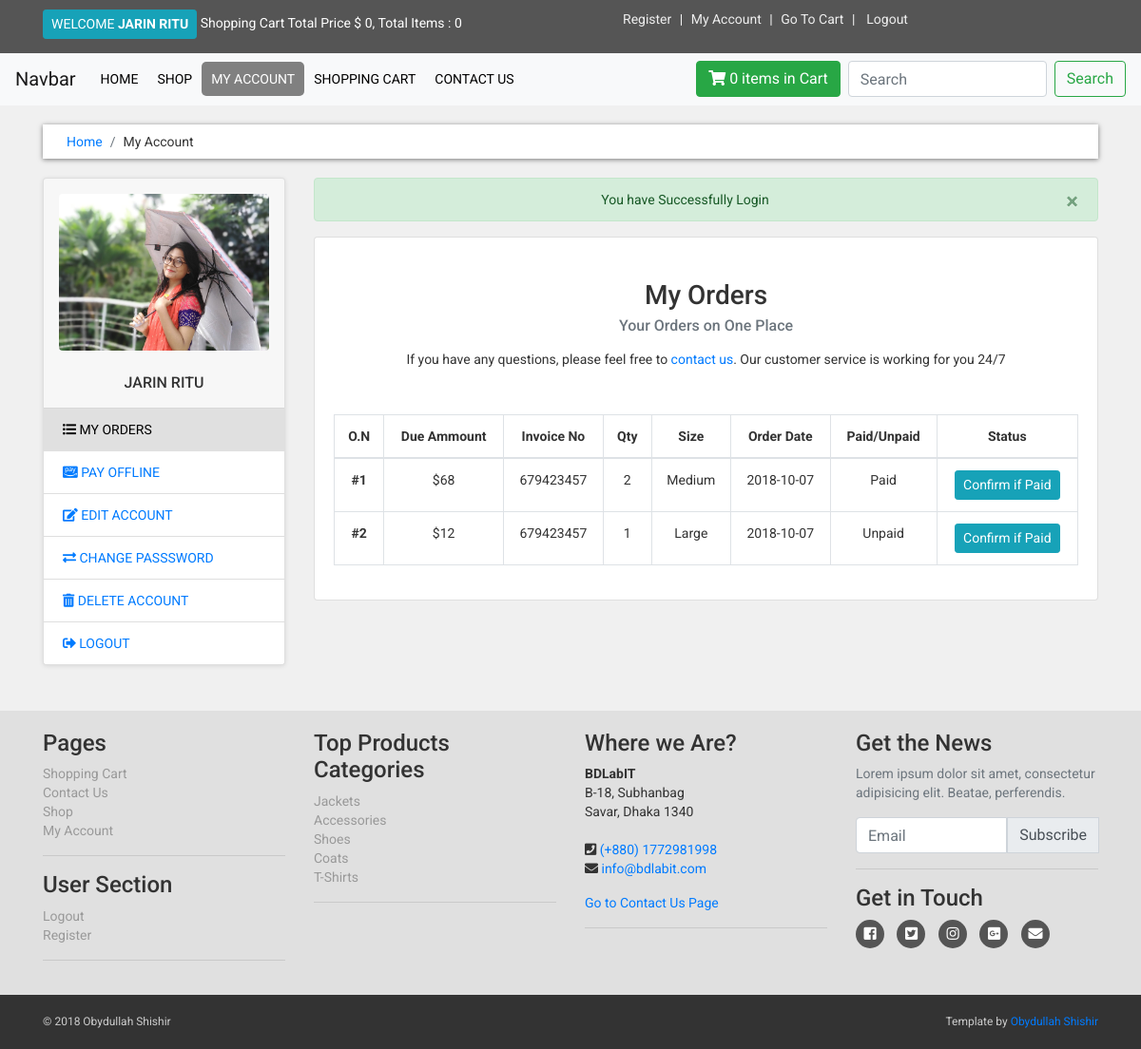
The page /customer/my_account.php?my_orders (signed in) on the database its author committed.
### tables this page shows
CREATE TABLE `customers` (
  `customer_id` int(10) NOT NULL,
  `customer_name` varchar(255) NOT NULL,
  `customer_email` varchar(255) NOT NULL,
  `customer_pass` varchar(255) NOT NULL,
  `customer_country` varchar(100) NOT NULL,
  `customer_city` varchar(100) NOT NULL,
  `customer_contact` varchar(255) NOT NULL,
  `customer_address` text NOT NULL,
  `customer_image` text NOT NULL,
  `customer_ip` varchar(255) NOT NULL
);

CREATE TABLE `customer_orders` (
  `order_id` int(10) NOT NULL,
  `customer_id` int(10) NOT NULL,
  `due_amount` int(100) NOT NULL,
  `invoice_no` int(100) NOT NULL,
  `qty` int(10) NOT NULL,
  `size` varchar(100) NOT NULL,
  `order_date` timestamp NOT NULL DEFAULT CURRENT_TIMESTAMP ON UPDATE CURRENT_TIMESTAMP,
  `order_status` varchar(100) NOT NULL
);

### core/init.php (called while the page is built, shortened)
<?php ob_start();
include_once 'database/connection.php';
include_once 'classes/user.php';
global $pdo;
$getFromU = new User($pdo);
?>

### core/classes/user.php (called while the page is built, shortened)
<?php
	class User {
    protected $pdo;
    public function __construct($pdo)
    {
      $this->pdo = $pdo;
    }
    public function view_customer_by_email($customer_email)
    {
      $sql = "SELECT * FROM customers WHERE customer_email = :customer_email";
      $stmt = $this->pdo->prepare($sql);
      $stmt->bindParam(":customer_email", $customer_email);
      $stmt->execute();
      return $stmt->fetch();
    }
    public function view_customer_orders_by_id($customer_id)
    {
      $sql = "SELECT * FROM customer_orders WHERE customer_id = :customer_id";
      $stmt = $this->pdo->prepare($sql);
      $stmt->bindParam(":customer_id", $customer_id);
      $stmt->execute();
      return $stmt->fetchAll();
    }
    public function count_product_by_ip($ip_add)
    {
      $sql = "SELECT * FROM cart WHERE ip_add = :ip_add";
      $stmt = $this->pdo->prepare($sql);
      $stmt->bindParam(":ip_add", $ip_add);
      $stmt->execute();
      $stmt->fetch();
      $count = $stmt->rowCount();
      return $count;
    }
}
?>

### customer/includes/my_orders.php (the view, shortened to what this page needs)
<div class="card text-center">
	<div class="card-body">
		<h3 class="card-title mt-4">My Orders</h3>
		<h6 class="card-subtitle mb-2 text-muted">Your Orders on One Place</h6>
		<p class="card-text my-3">If you have any questions, please feel free to <a href="../contact.php">contact us</a>. Our customer service is working for you 24/7</p>
		<table class="table table-bordered table-responsive-xl table-hover mt-5">
			<thead>
				<tr>
					<th scope="col">O.N</th>
					<th scope="col">Due Ammount</th>
					<th scope="col">Invoice No</th>
					<th scope="col">Qty</th>
					<th scope="col">Size</th>
					<th scope="col">Order Date</th>
					<th scope="col">Paid/Unpaid</th>
					<th scope="col">Status</th>
				</tr>
			</thead>
			<tbody>
				<?php
					$customer_session = $_SESSION['customer_email'];
					$get_customer = $getFromU->view_customer_by_email($customer_session);
  				$customer_id = $get_customer->customer_id;
  				$get_orders = $getFromU->view_customer_orders_by_id($customer_id);
  				$i = 0;
  				foreach ($get_orders as $get_order) {
  					$order_id = $get_order->order_id;
  					$due_amount = $get_order->due_amount;
  					$invoice_no = $get_order->invoice_no;
  					$qty = $get_order->qty;
  					$size = $get_order->size;
  					$order_date = substr($get_order->order_date, 0,10);
  					$order_status = $get_order->order_status;
  					$i++;
  					if ($order_status === "pending") {
  						$order_status = "Unpaid";
  					}else {
  						$order_status = "Paid";
  					}
				?>
					<tr>
						<th>#<?php echo $i; ?></th>
						<td>$<?php echo $due_amount; ?></td>
						<td><?php echo $invoice_no; ?></td>
						<td><?php echo $qty; ?></td>
						<td><?php echo ucwords($size); ?></td>
						<td><?php echo $order_date; ?></td>
						<td><?php echo $order_status; ?></td>
						<td><a href="confirm.php?order_id=<?php echo $order_id; ?>" class="btn btn-sm btn-info">Confirm if Paid</a></td>
					</tr>
				<?php	} ?>
			</tbody>
		</table>
	</div>
</div>

### customer/includes/header.php (shortened to what this page needs)
<?php require_once '../core/init.php'; ?>
<?php
	$ip_add = $getFromU->getRealUserIp();
	$total = 0;
?>
<!doctype html>
<html lang="en">
  <head>
    <link rel="stylesheet" href="https://stackpath.bootstrapcdn.com/bootstrap/4.1.3/css/bootstrap.min.css">
    <link rel="stylesheet" type="text/css" href="https://use.fontawesome.com/releases/v5.3.1/css/all.css">
    <link rel="stylesheet" type="text/css" href="assets/css/main.css">
  </head>
  <body>
		<div id="top">
			<div class="container">
				<div class="row">
					<div class="col-md-6 offer">
						<a href="customer/my_account.php" class="btn btn-info btn-sm">
							<?php
								if (!isset($_SESSION['customer_email'])) {
									echo 'Welcome : Guest';
								}else {
									$customer = $getFromU->view_customer_by_email($_SESSION['customer_email']);
									$customer_name = $customer->customer_name;
									echo "Welcome <strong class='text-uppercase'>$customer_name</strong>" ;
								}
							?>
						</a>
						<?php if (isset($_SESSION['customer_email'])): ?>
							<a href="#">Shopping Cart Total Price $ <?php echo $total; ?>, Total Items : <?php echo $getFromU->count_product_by_ip($ip_add); ?></a>
						<?php else: ?>
							<a href="#">Shopping Cart Total Price $ 0, Total Items : 0</a>
						<?php endif ?>
					</div>
					<div class="col-md-6">
						<ul class="menu">
							<li><a href="../customer_register.php">Register</a></li>
							<li><a href="../checkout.php">My Account</a></li>
							<li><a href="../cart.php">Go To Cart</a></li>
							<li>
								<?php if (!isset($_SESSION['customer_email'])): ?>
									<a href="../login.php">Login</a>
								<?php else: ?>
									<a href="../logout.php">Logout</a>
								<?php endif ?>
							</li>
						</ul>
					</div>
				</div>
			</div>
		</div>

### customer/my_account.php (shortened to what this page needs)
<?php require_once 'includes/header.php'; ?>
<nav class="navbar navbar-expand-lg navbar-light bg-light sticky-top" id="navbar">
	<a class="navbar-brand home" href="#">Navbar</a>
	<div class="collapse navbar-collapse" id="navbarSupportedContent">
		<ul class="navbar-nav mr-auto text-uppercase">
			<li >
				<a href="../index.php">Home</a>
			</li>
			<li>
				<a href="../shop.php">Shop</a>
			</li>
			<li>
				<a class="active" href="my_account.php">My Account</a>
			</li>
			<li>
				<a href="../cart.php">Shopping Cart</a>
			</li>
			<li>
				<a href="../contact.php">Contact Us</a>
			</li>
		</ul>
		<?php if (isset($_SESSION['customer_email'])): ?>
			<a href="../cart.php" class="btn btn-success mr-2"><i class="fas fa-shopping-cart"></i><span> <?php echo $getFromU->count_product_by_ip($ip_add); ?> items in Cart</span></a>
		<?php else: ?>
			<a href="../cart.php" class="btn btn-success mr-2"><i class="fas fa-shopping-cart"></i><span> 0 items in Cart</span></a>
		<?php endif ?>
		<form class="form-inline my-2 my-lg-0">
			<input class="form-control mr-sm-2" type="search" placeholder="Search" aria-label="Search" name="user_query" required="1">
			<button class="btn btn-outline-success my-2 my-sm-0" type="submit" name="search">Search</button>
		</form>
	</div>
</nav>
<div id="content">
	<div class="container">
		<div class="row">
			<div class="col-md-12">
				<nav aria-label="breadcrumb">
				  <ol class="breadcrumb">
				    <li class="breadcrumb-item"><a href="../index.php">Home</a></li>
				    <li class="breadcrumb-item" aria-current="page">My Account</li>
				  </ol>
				</nav>
			</div>
			<div class="col-md-3">
				<?php require_once 'includes/sidebar.php'; ?>
			</div>
			<div class="col-md-9">
				<?php if (isset($_SESSION['login_success_msg'])): ?>
					<div class="alert alert-success text-center alert-dismissible fade show" role="alert">
					  <?php echo $_SESSION['login_success_msg']; unset($_SESSION['login_success_msg']); ?>
					  <button type="button" class="close" data-dismiss="alert" aria-label="Close">
					    <span aria-hidden="true">&times;</span>
					  </button>
					</div>
				<?php endif ?>
				<?php
					if (isset($_GET['my_orders'])) {
						require_once 'includes/my_orders.php';
					}
				?>
			</div>
		</div>
	</div>
</div>
<?php require_once 'includes/footer.php'; ?>

### customer/includes/sidebar.php
<?php
  $customer_session = $_SESSION['customer_email'];
  $get_customer = $getFromU->view_customer_by_email($customer_session);
  $customer_name = $get_customer->customer_name;
  $customer_image = $get_customer->customer_image;
?>
<div class="card sidebar-menu mb-5 profile">
  <div class="card-header p-3">
    <img class="card-img-top img-fluid rounded" src="assets/customer_images/<?php echo $customer_image; ?>" alt="Card image cap">
    <h6 class="card-title text-center mt-4 mb-0"><?php echo $customer_name; ?></h6>
  </div>
  <ul class="list-group list-group-flush">
    <li class="list-group-item <?php if(isset($_GET['my_orders'])) { echo "active";} ?>"  >
      <a href="my_account.php?my_orders"><i class="fas fa-list-ul"></i> My Orders</a>
    </li>
    <li class="list-group-item <?php if(isset($_GET['pay_offline'])) { echo "active";} ?>">
      <a href="my_account.php?pay_offline"><i class="fab fa-cc-amazon-pay"></i> Pay Offline</a>
    </li>
    <li class="list-group-item <?php if(isset($_GET['edit_account'])) { echo "active";} ?>">
      <a href="my_account.php?edit_account"><i class="fas fa-edit"></i> Edit Account</a>
    </li>
      <li class="list-group-item <?php if(isset($_GET['change_pass'])) { echo "active";} ?>">
        <a href="my_account.php?change_pass"><i class="fas fa-exchange-alt"></i> Change Passsword</a>
    </li>
      <li class="list-group-item <?php if(isset($_GET['delete_account'])) { echo "active";} ?>">
        <a href="my_account.php?delete_account"><i class="fas fa-trash-alt"></i> Delete Account</a>
    </li>
      <li class="list-group-item">
        <a href="logout.php"><i class="fas fa-sign-out-alt"></i> Logout</a>
    </li>
  </ul>
</div>

### customer/includes/footer.php (shortened to what this page needs)
		<div id="footer">
			<div class="container">
				<div class="row">
					<div class="col-sm-6 col-md-3">
						<h4>Pages</h4>
						<ul>
							<li><a href="../cart.php">Shopping Cart</a></li>
							<li><a href="../contact.php">Contact Us</a></li>
							<li><a href="../shop.php">Shop</a></li>
							<li><a href="my_account.php">My Account</a></li>
						</ul>
						<hr>
						<h4>User Section</h4>
						<ul>
							<?php if (!isset($_SESSION['customer_email'])): ?>
								<li><a href="../checkout.php">Login</a></li>
							<?php else: ?>
								<li><a href="../logout.php">Logout</a></li>
							<?php endif ?>
							<li><a href="../customer_register.php">Register</a></li>
						</ul>
						<hr class="hidden-md-down hidden-lg-down hidden-sm-down">
					</div>
					<div class="col-sm-6 col-md-3">
						<h4>Top Products Categories</h4>
						<ul>
							<li><a href="#">Jackets</a></li>
							<li><a href="#">Accessories</a></li>
							<li><a href="#">Shoes</a></li>
							<li><a href="#">Coats</a></li>
							<li><a href="#">T-Shirts</a></li>
						</ul>
						<hr class="hidden-md-down hidden-lg-down">
					</div>
					<div class="col-sm-6 col-md-3">
						<h4>Where we Are?</h4>
						<address>
		          <strong>BDLabIT</strong><br>
		          B-18, Subhanbag<br>
		          Savar, Dhaka 1340<br><br>
		          <i class="fas fa-phone-square"></i><span class="sr-only">Telephone:</span> <a href="tel:+8801772981998">(+880) 1772981998</a><br>
		          <i class="fas fa-envelope"></i><span class="sr-only">Mail:</span> <a href="mailto:info@bdlabit.com">info@bdlabit.com</a>
		        </address>
		        <a href="contact.php">Go to Contact Us Page</a>
						<hr class="hidden-md-down hidden-lg-down">
					</div>
					<div class="col-sm-6 col-md-3">
						<h4>Get the News</h4>
						<p class="text-muted">Lorem ipsum dolor sit amet, consectetur adipisicing elit. Beatae, perferendis.</p>
						<form method="post" action="#">
							<div class="input-group mb-2 mr-sm-2">
						    <input type="email" class="form-control" id="email" placeholder="Email">
						    <div class="input-group-prepend">
						      <input type="submit" name="submit" class="input-group-text btn btn-success" value="Subscribe">
						    </div>
						  </div>
						</form>
						<hr class="hidden-md-down hidden-lg-down">
						<h4>Get in Touch</h4>
						<p class="social">
							<a href="#"><i class="fab fa-facebook-square"></i></a>
							<a href="#"><i class="fab fa-twitter-square"></i></a>
							<a href="#"><i class="fab fa-instagram"></i></a>
							<a href="#"><i class="fab fa-google-plus-square"></i></a>
							<a href="#"><i class="fas fa-envelope"></i></a>
						</p>
					</div>
				</div>
			</div>
		</div>
		<div id="copyright">
			<div class="container text-center">
				<div class="row">
					<div class="col-md-6">
						<p class="text-lg-left">&copy; 2018 Obydullah Shishir</p>
					</div>
					<div class="col-md-6">
						<p class="text-lg-right">Template by <a href="http://www.obydullahshishir.com">Obydullah Shishir</a></p>
					</div>
				</div>
			</div>
		</div>
  </body>
</html>

### customer/assets/css/main.css (style rules this page uses)
body { font-family: 'Roboto', sans-serif; font-size: 14px; line-height: 1.42857143; color: #333333; background-color: #f0f0f0; overflow-x: hidden; }
#top { background: #555555; padding: 10px 0px; }
#top .offer { color: #fff; }
#top .offer .btn { text-transform: uppercase; }
#top a { color: #fff; }
#top ul > li { display: inline-block; }
#top ul > li a { color: #eeeeee; }
#top ul > li + li:before { content: "|\00a0"; padding: 0px 5px; color: #f7f7f7; }
.navbar-nav li a { color: black; padding: 10px; border-radius: 5px; }
.active { text-decoration: none; background-color: gray; color: white !important; }
.breadcrumb { padding: 8px 15px; margin: 20px 0px; background-color: #fff; border-radius: 0px; box-shadow: 0 1px 5px rgba(0,0,0,0.5); }
.breadcrumb li { padding-left: 10px; }
#content .sidebar-menu { margin-bottom: 20px; text-transform: uppercase; box-shadow: 0 1px 5px rgba(0,0,0,0.1); }
.profile .active { background-color: #E0E0E0; border-color: #E0E0E0; }
.profile .active a { color: black !important; }
#footer { background: #e0e0e0; padding: 20px 0px; }
#footer ul { padding-left: 0px; list-style: none; }
#footer ul a { color: #999999; padding: 20px 0px; }
#footer .social a { margin: 0px 10px 0px 0px; color: #ffffff; display: inline-block; width: 30px; height: 30px; border-radius: 15px; line-height: 30px; font-size: 15px; text-align: center; transition: all 0.2s ease-out; vertical-align: bottom; background-color: #555555; }
#copyright { background-color: #333; color: #ccc; padding: 20px 0; font-size: 12px; }
#copyright p { margin: 0; }

### rows shown on the page
customers: customer_name "JARIN RITU", customer_image (picture)
customer_orders: due_amount "68", invoice_no "679423457", qty "2", size "Medium", order_date "2018-10-07", order_status "Paid"
customer_orders: due_amount "12", invoice_no "679423457", qty "1", size "Large", order_date "2018-10-07", order_status "Unpaid"

### other values the page prints
$total "0"
$getFromU->count_product_by_ip($ip_add) "0"
$_SESSION['login_success_msg'] "You have Successfully Login"
